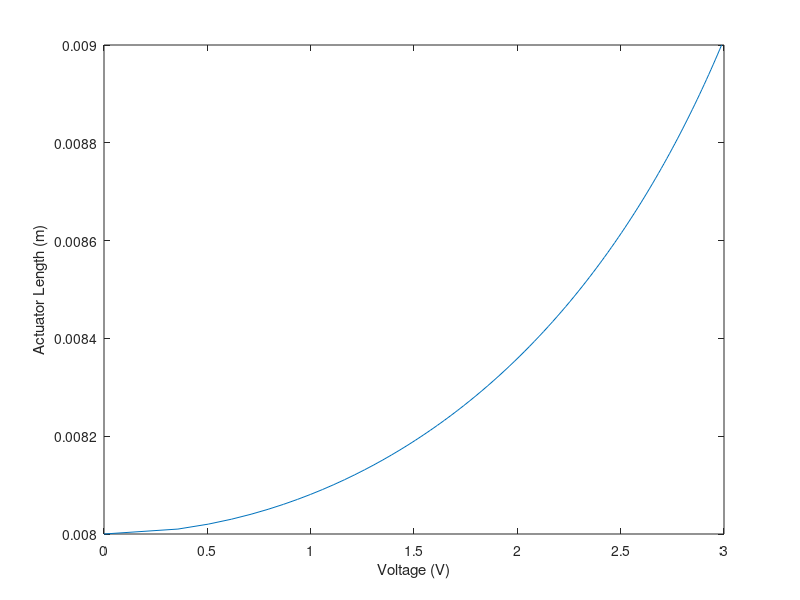

MATLAB code for this plot:
clear all; clc; clf;

k = 0.125; % MPa
x0 = 220e-6; % m
eps0 = 8.854e-12;
epsr = 2.8;
L0 = 8e-3; % m
R0 = 3e-3; % m
n = 7;

A = 2 * pi * R0 * L0;

V0 = 2 * pi * R0 * L0 * n * x0;

L = linspace(8e-3, 9e-3, 100);

x = V0 ./ (2 * pi * R0 * L * n);


U = sqrt((k * (x0 - x) .* x .^ 2) / (pi * R0 * L0 * n * eps0 * epsr));

figure(1)
plot(U, L);
xlabel("Voltage (V)");
ylabel("Actuator Length (m)");

Vp = sqrt((8 * k * x0 ^ 3) / (27 * eps0 * epsr * A));